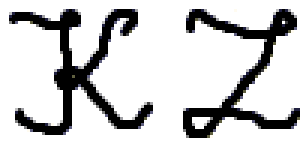
#> input picture lab1/photo24.bmp, 100 x 50 px, given in place of beksinski.png, which was not available (shown 3 times larger); the run also reads 1 picture not shown here
$ python main.py
#> lines starting #> are read from the running program, lines starting #| are printed output that depends on the picture; after the words box and inside, x2 and y2 are one past the last pixel; in counts of white or black regions, pixels touching at a corner belong together; pictures that were not available may be replaced by others from this repository, and a replacement may not be noted
from PIL import Image, ImageChops
import matplotlib.pyplot as plt


def wstaw_inicjaly(obraz_bazowy, obraz_wstawiany, m, n, kolor):

    if isinstance(obraz_bazowy, str):
        base_image = Image.open(obraz_bazowy).convert("RGB")
    else:
        base_image = obraz_bazowy.convert("RGB")

    initials_image = Image.open(obraz_wstawiany).convert("1")

    base_width, base_height = base_image.size
    initials_width, initials_height = initials_image.size

    new_image = base_image.copy()

    initials_cropped = initials_image.crop(
        (0, 0, min(initials_width, base_width - n), min(initials_height, base_height - m)))

    # Insert initials onto the base image
    for i in range(initials_cropped.size[1]):
        for j in range(initials_cropped.size[0]):
            if initials_cropped.getpixel((j, i)) == 0:
                new_image.putpixel((n + j, m + i), tuple(kolor))

    return new_image


def odkoduj(obraz1, obraz2):
    img1 = Image.open(obraz1).convert("L")
    img2 = Image.open(obraz2).convert("L")

    difference_image = Image.new("L", img1.size)

    for x in range(img1.width):
        for y in range(img1.height):
            if img1.getpixel((x, y)) != img2.getpixel((x, y)):
                difference_image.putpixel((x, y), 255)
            else:
                difference_image.putpixel((x, y), 0)

    return difference_image


#Exercise 1
base_image_path = "beksinski.png"
initials_image_path = "inicjaly.jpg"

base_image = Image.open(base_image_path)
#> base_image is the input picture: PIL image 100x50 RGB; mean R, G, B 205.1, 205.1, 205.5
base_width, base_height = base_image.size
#> base_width = 100; base_height = 50

image_with_initials = wstaw_inicjaly(base_image_path, initials_image_path, 0, base_width - 40,
                                     [255, 0, 0])  # Red top-right
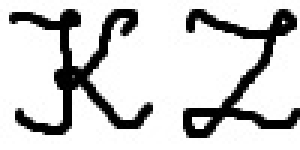
#> input picture lab5/inicjaly.jpg, 100 x 50 px (shown 3 times larger)
#> in wstaw_inicjaly, `initials_image = Image.open(obraz_wstawiany).convert("1")`:
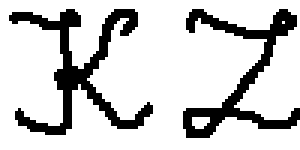
#> initials_image: PIL image 100x50 1 (shown 3 times larger); 80.5% white; 2 black regions, box (x1, y1, x2, y2) and area: (3, 3, 51, 45) 529, (61, 3, 100, 46) 446
#> in wstaw_inicjaly, `initials_cropped = initials_image.crop( (0, 0, min(initials_width, bas..`: initials_cropped: PIL image 40x50 1; 77.7% white; 1 black region, box (x1, y1, x2, y2) and area: (3, 3, 40, 45) 446
image_with_initials = wstaw_inicjaly(image_with_initials, initials_image_path, base_height -30, 0,
                                     [0, 255, 0])  # Green bottom-left
#> in wstaw_inicjaly (call 2), `initials_cropped = initials_image.crop( (0, 0, min(initials_width, bas..`: initials_cropped: PIL image 100x30 1; 81% white; 2 black regions, box (x1, y1, x2, y2) and area: (3, 3, 46, 30) 336, (62, 3, 99, 30) 234
image_with_initials = wstaw_inicjaly(image_with_initials, initials_image_path, base_height // 2, 0,
                                     [0, 0, 255])  # Blue middle
#> call 3 of wstaw_inicjaly, with obraz_wstawiany = 'inicjaly.jpg', m = 25, n = 0
#> in wstaw_inicjaly (call 3), `initials_cropped = initials_image.crop( (0, 0, min(initials_width, bas..`: initials_cropped: PIL image 100x25 1; 80.4% white; 2 black regions, box (x1, y1, x2, y2) and area: (3, 3, 46, 25) 279, (62, 3, 99, 25) 211
#> after the loop in wstaw_inicjaly (call 3), `for i in range(initials_cropped.size[1]):`:
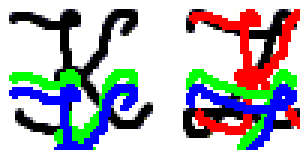
#> new_image: PIL image 100x50 RGB (shown 3 times larger); mean R, G, B 174.7, 175.2, 180.1

image_with_initials.save("obraz_inicjaly.png")

#Exercise 2
original_image = Image.open("beksinski.png")
original_image.save("obraz1.jpg")

for i in range(2, 6):
    img = Image.open(f"obraz{i - 1}.jpg")
    img.save(f"obraz{i}.jpg")

image5 = Image.open("obraz5.jpg")
difference = ImageChops.difference(original_image, image5)
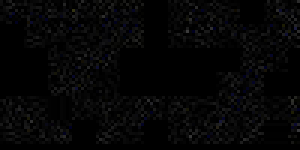
#> difference: PIL image 100x50 RGB (shown 3 times larger); mean R, G, B 5.3, 5.3, 5.6

plt.figure(figsize=(12, 8))
plt.subplot(1, 3, 1)
plt.title("Original Image")
plt.imshow(original_image)
plt.axis('off')

plt.subplot(1, 3, 2)
plt.title("Image 5")
plt.imshow(image5)
plt.axis('off')

plt.subplot(1, 3, 3)
plt.title("Difference")
plt.imshow(difference)
plt.axis('off')

plt.show()

image4 = Image.open("obraz4.jpg")
difference_4_5 = ImageChops.difference(image4, image5)

plt.figure()
plt.title("Difference between obraz4 and obraz5")
plt.imshow(difference_4_5)
plt.axis('off')
plt.show()

#Exercise 3
decoded_image = odkoduj("jesien.jpg", "zakodowany1.bmp")
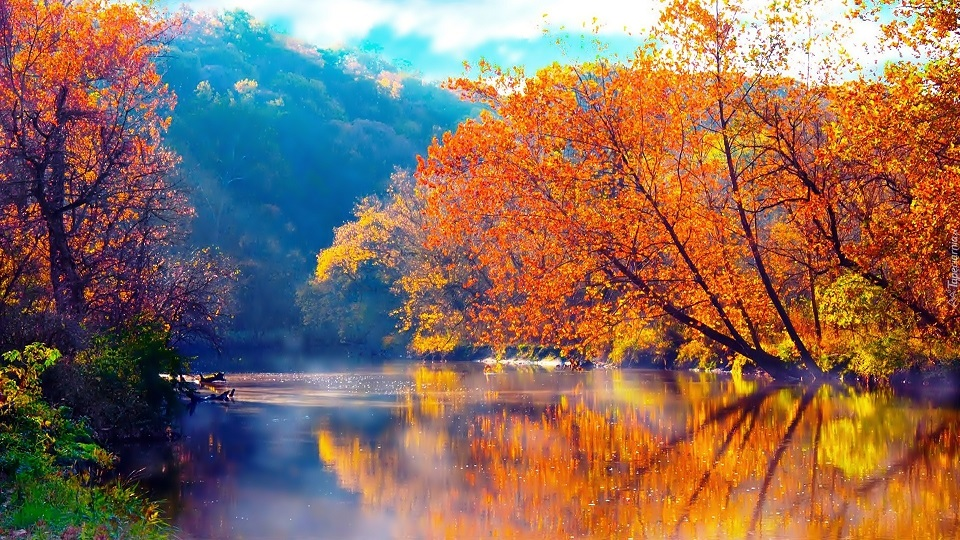
#> input picture lab5/jesien.jpg, 960 x 540 px
#> in odkoduj, `img1 = Image.open(obraz1).convert("L")`:
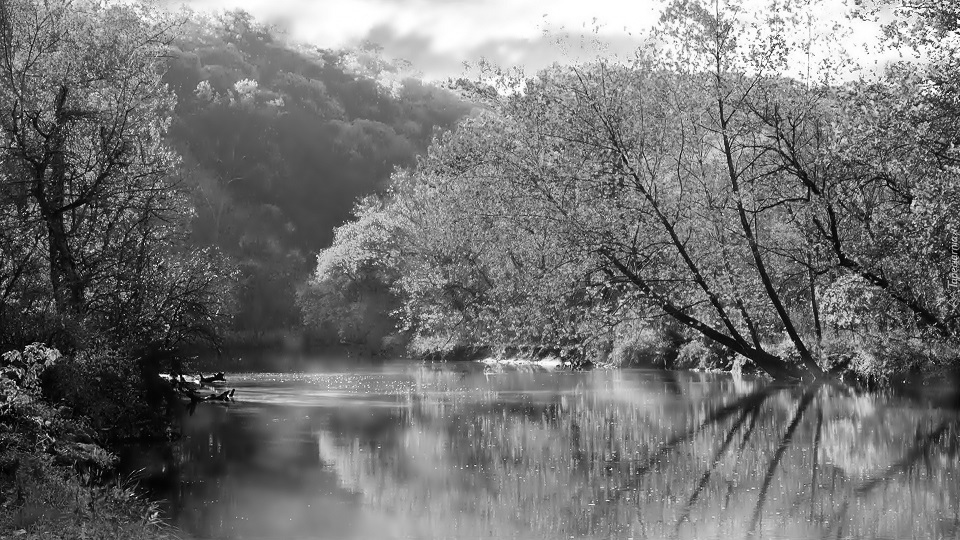
#> img1: PIL image 960x540 L; min 0, max 255, mean 114.7
#> in odkoduj, `difference_image = Image.new("L", img1.size)`: difference_image: PIL image 960x540 L; every value is 0
#> after the loop in odkoduj, `for x in range(img1.width):`:
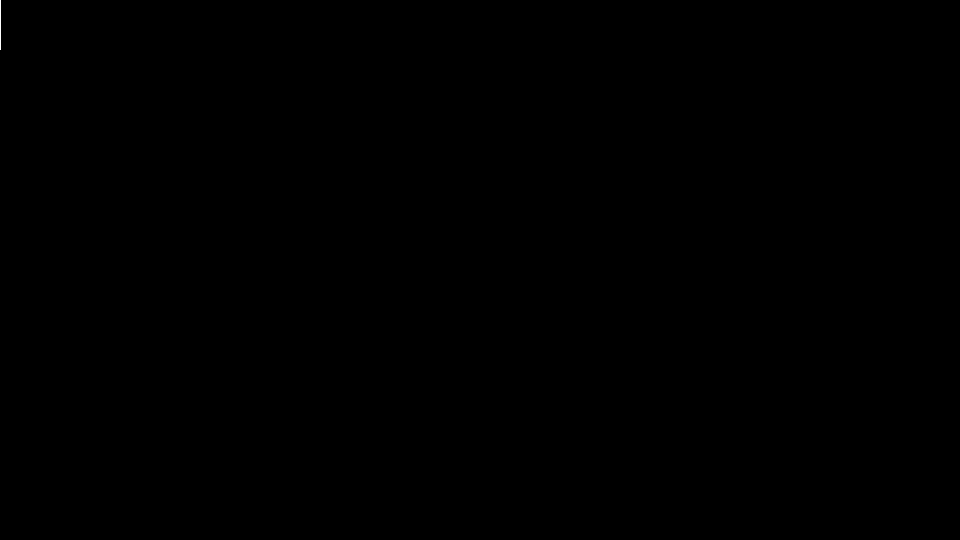
#> difference_image: PIL image 960x540 L; 0.01% white in thin lines or dots, all inside (x1, y1, x2, y2) = (0, 0, 1, 50)
#> (the run stopped early here; a loop or call above may not have finished)
